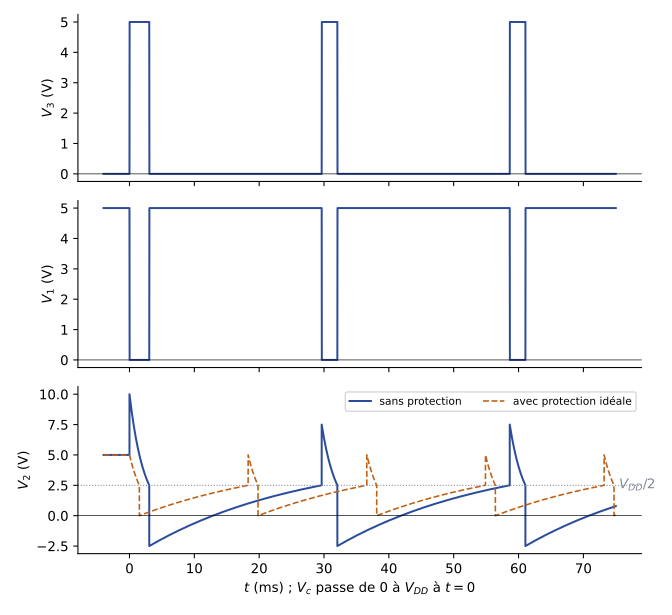

Here is the Python script that generated this plot:
"""EANA1, partiel 2015-2016, ex. II — oscillateur à portes CMOS (VDD = 5 V, seuil VDD/2),
R1 = 100 kΩ, R2 = 10 kΩ, C1 = 220 nF, diode D1 idéale (seuil 0 V). Reconstruite (Claude).
Trait plein : portes sans protection d'entrée (énoncé) ; tirets : avec diodes de protection
supposées idéales (V2 limité à [0, VDD]), question 4."""
import numpy as np
import matplotlib
matplotlib.use("Agg")
import matplotlib.pyplot as plt
plt.rcParams.update({"font.family": "sans-serif", "font.size": 10, "svg.fonttype": "none"})

VDD, R1, R2, C = 5.0, 100e3, 10e3, 220e-9
dt, tf = 2e-6, 0.075


def simule(protection):
    t = np.arange(-0.004, tf, dt)
    uc = VDD          # uC = V2 - V3, régime de repos : V2 = 5 V, V3 = 0
    V1, V2, V3 = [], [], []
    v3 = 0.0
    for tk in t:
        vc = VDD if tk >= 0 else 0.0
        v1 = VDD - v3
        v2 = v3 + uc
        if protection and (v2 > VDD or v2 < 0):
            v2 = min(max(v2, 0.0), VDD); uc = v2 - v3
        # commutation de la porte II (NAND de V2 et Vc) puis III
        g2 = 0.0 if (v2 > VDD / 2 and vc > VDD / 2) else VDD
        n3 = VDD - g2
        if n3 != v3:
            v3 = n3; v1 = VDD - v3; v2 = v3 + uc
            if protection and (v2 > VDD or v2 < 0):
                v2 = min(max(v2, 0.0), VDD); uc = v2 - v3
        V1.append(v1); V2.append(v2); V3.append(v3)
        r = R2 if v2 > v1 else R1 + R2     # D1 passante si V2 > V1 (court-circuite R1)
        uc += (v1 - v2) / (r * C) * dt
    return t * 1e3, np.array(V1), np.array(V2), np.array(V3)


t, V1, V2, V3 = simule(False)
tp, _, V2p, _ = simule(True)
fig, axs = plt.subplots(3, 1, figsize=(7, 6.4), sharex=True)
axs[0].plot(t, V3, color="#2B4C9B"); axs[0].set_ylabel("$V_3$ (V)")
axs[1].plot(t, V1, color="#2B4C9B"); axs[1].set_ylabel("$V_1$ (V)")
axs[2].plot(t, V2, color="#2B4C9B", label="sans protection")
axs[2].plot(tp, V2p, color="#BF6014", ls="--", lw=1.2, label="avec protection idéale")
axs[2].axhline(VDD / 2, color="#7E889B", ls=":", lw=0.8)
axs[2].text(tf * 1e3 + 0.5, VDD / 2, "$V_{DD}/2$", color="#7E889B", va="center")
axs[2].set_ylabel("$V_2$ (V)"); axs[2].legend(fontsize=8, loc="upper right", ncol=2)
axs[2].set_yticks([-2.5, 0, 2.5, 5, 7.5, 10])
for ax in axs:
    ax.axhline(0, color="k", lw=0.5)
    ax.spines[["top", "right"]].set_visible(False)
axs[2].set_xlabel("$t$ (ms) ; $V_c$ passe de 0 à $V_{DD}$ à $t = 0$")
fig.tight_layout()
fig.savefig("ann1516-oscillateur-cmos.svg")
